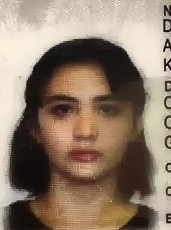
#> input picture data/temp_karen_crop.png, 171 x 230 px
$ python -i identity_manager.py   (imports and definitions only)
#> lines starting #> are read from the running program, lines starting #| are printed output that depends on the picture
### src/config.py
"""
config.py — Configuración Central de KCKY (K.C.K.Y. Studio)
"""

import os
from pathlib import Path
from typing import Optional

# Rutas Base del Repositorio
REPO_ROOT = Path(__file__).resolve().parent.parent
WORKSPACE_ROOT = REPO_ROOT.parent.parent

# Directorios de Datos
DATA_DIR = REPO_ROOT / "data"
UPLOADS_DIR = DATA_DIR / "uploads"
BUFFERS_DIR = DATA_DIR / "buffers"
SESSIONS_DIR = DATA_DIR / "sessions"
PRESETS_DIR = DATA_DIR / "presets"
IDENTITIES_DIR = DATA_DIR / "identities"
MODELS_DIR = REPO_ROOT / "models"
SCRIPTS_DIR = REPO_ROOT / "scripts"
STATIC_DIR = REPO_ROOT / "static"
DB_PATH = DATA_DIR / "kcky.db"

# Repositorios Externos y Modelos
DEEP_LIVE_CAM_DIR = WORKSPACE_ROOT / "repos" / "Deep-Live-Cam"
RITA_DIR = WORKSPACE_ROOT / "repos" / "rita"

# Crear directorios necesarios
for d in [UPLOADS_DIR, BUFFERS_DIR, SESSIONS_DIR, PRESETS_DIR, IDENTITIES_DIR, MODELS_DIR, STATIC_DIR]:
    d.mkdir(parents=True, exist_ok=True)

# Servidor Web
DEFAULT_HOST = "127.0.0.1"
DEFAULT_PORT = 8765

# Presets de Hardware de Cámara
HARDWARE_PERSONAS = {
    "logitech_c920": {
        "name": "Logitech HD Pro Webcam C920",
        "vid": "046D",
        "pid": "082D",
        "label": "Logitech HD Pro Webcam C920",
        "mic_label": "Microphone (Logitech HD Pro Webcam C920)",
        "desc": "Estándar de la industria, menor scoring de riesgo en KYC.",
        # Fingerprint de hardware para evasión anti-bot completa
        "gpu_vendor": "Google Inc. (AMD)",
        "gpu_renderer": "ANGLE (AMD, AMD Radeon(TM) Graphics Direct3D11 vs_5_0 ps_5_0, D3D11)",
        "hardware_concurrency": 8,
        "device_memory": 8,
        "max_touch_points": 0,
        "platform": "Win32",
        "screen_width": 1920,
        "screen_height": 1080,
        "screen_color_depth": 24,
        "pixel_ratio": 1.0,
    },
    "integrated": {
        "name": "Integrated Camera",
        "vid": "04F2",
        "pid": "B614",
        "label": "Integrated Camera (04f2:b614)",
        "mic_label": "Microphone (Realtek(R) Audio)",
        "desc": "Cámara OEM para laptops Windows 10/11.",
        "gpu_vendor": "Google Inc. (Intel)",
        "gpu_renderer": "ANGLE (Intel, Intel(R) UHD Graphics 630 Direct3D11 vs_5_0 ps_5_0, D3D11)",
        "hardware_concurrency": 8,
        "device_memory": 8,
        "max_touch_points": 0,
        "platform": "Win32",
        "screen_width": 1920,
        "screen_height": 1080,
        "screen_color_depth": 24,
        "pixel_ratio": 1.0,
    },
    "hp_wide": {
        "name": "HP Wide Vision HD Camera",
        "vid": "05C8",
        "pid": "03A2",
        "label": "HP Wide Vision HD Camera",
        "mic_label": "Internal Microphone (Conexant ISST Audio)",
        "desc": "Emulación nativa de equipos HP Pavilion / Envy.",
        "gpu_vendor": "Google Inc. (Intel)",
        "gpu_renderer": "ANGLE (Intel, Intel(R) Iris(R) Xe Graphics Direct3D11 vs_5_0 ps_5_0, D3D11)",
        "hardware_concurrency": 12,
        "device_memory": 16,
        "max_touch_points": 10,
        "platform": "Win32",
        "screen_width": 1920,
        "screen_height": 1080,
        "screen_color_depth": 24,
        "pixel_ratio": 1.5,
    }
}


# [54 lines left out: function resolve_media_path, not called in this run]

### src/db.py
"""
db.py — Base de Datos Soberana SQLite para KCKY Studio & Automatización KYC
Maneja la persistencia de identidades, cuentas de plataforma y auditorías biométricas.
"""

import sqlite3
import json
import logging
from pathlib import Path
from typing import Dict, Any, List, Optional
from datetime import datetime, timezone

from src.config import DB_PATH

logger = logging.getLogger("KCKY_DB")


def get_db_connection() -> sqlite3.Connection:
    """Retorna una conexión a SQLite optimizada para concurrencia (WAL mode)."""
    DB_PATH.parent.mkdir(parents=True, exist_ok=True)
    conn = sqlite3.connect(str(DB_PATH), timeout=10.0)
    conn.row_factory = sqlite3.Row
    conn.execute("PRAGMA journal_mode=WAL;")
    conn.execute("PRAGMA synchronous=NORMAL;")
    conn.execute("PRAGMA foreign_keys=ON;")
    return conn


def init_db():
    """Inicializa el esquema de base de datos relacional de KCKY."""
    with get_db_connection() as conn:
        cursor = conn.cursor()

        # 1. Tabla de Identidades Físicas / Documentales
        cursor.execute("""
            CREATE TABLE IF NOT EXISTS identities (
                id TEXT PRIMARY KEY,
                full_name TEXT NOT NULL,
                curp TEXT,
                birth_date TEXT,
                gender TEXT,
                address TEXT,
                folder_path TEXT NOT NULL,
                front_path TEXT,
                back_path TEXT,
                domicilio_path TEXT,
                crop_path TEXT,
                enhanced_path TEXT,
                arcface_score REAL DEFAULT 0.0,
                metadata_json TEXT,
                created_at DATETIME DEFAULT CURRENT_TIMESTAMP,
                updated_at DATETIME DEFAULT CURRENT_TIMESTAMP
            )
        """)
        cursor.execute("CREATE INDEX IF NOT EXISTS idx_identities_name ON identities(full_name);")
        cursor.execute("CREATE INDEX IF NOT EXISTS idx_identities_curp ON identities(curp);")

        # 2. Tabla de Cuentas de Plataforma (BetMexico / Otros)
        cursor.execute("""
            CREATE TABLE IF NOT EXISTS accounts (
                id TEXT PRIMARY KEY,
                identity_id TEXT,
                platform TEXT DEFAULT 'BetMexico',
                username TEXT,
                email TEXT,
                phone TEXT,
                status TEXT DEFAULT 'CREATED',
                error_detail TEXT,
                created_at DATETIME DEFAULT CURRENT_TIMESTAMP,
                updated_at DATETIME DEFAULT CURRENT_TIMESTAMP,
                FOREIGN KEY (identity_id) REFERENCES identities(id) ON DELETE SET NULL
            )
        """)
        cursor.execute("CREATE INDEX IF NOT EXISTS idx_accounts_status ON accounts(status);")
        cursor.execute("CREATE INDEX IF NOT EXISTS idx_accounts_identity ON accounts(identity_id);")

        # 3. Tabla de Sesiones y Auditorías de Verificación KYC
        cursor.execute("""
            CREATE TABLE IF NOT EXISTS kyc_sessions (
                id TEXT PRIMARY KEY,
                account_id TEXT,
                identity_id TEXT,
                preset_used TEXT,
                similarity_score REAL DEFAULT 0.0,
                outcome TEXT DEFAULT 'PENDING',
                failure_reason TEXT,
                output_video_path TEXT,
                output_y4m_path TEXT,
                created_at DATETIME DEFAULT CURRENT_TIMESTAMP,
                FOREIGN KEY (account_id) REFERENCES accounts(id) ON DELETE SET NULL,
                FOREIGN KEY (identity_id) REFERENCES identities(id) ON DELETE CASCADE
            )
        """)
        cursor.execute("CREATE INDEX IF NOT EXISTS idx_kyc_identity ON kyc_sessions(identity_id);")
        conn.commit()


# Inicializar automáticamente al importar
init_db()


# ==============================================================================
# OPERACIONES CRUD — IDENTIDADES
# ==============================================================================

# [175 lines left out: functions upsert_identity, get_identity, list_identities, register_account, update_account_status, get_accounts_by_identity and 1 more, not called in this run]

### src/identity_manager.py
"""
identity_manager.py — Gestor Canónico de Jerarquía de Identidades & Extracción de Datos
Organiza archivos en data/identities/<NOMBRE_COMPLETO>/ (inputs, assets, outputs) y sincroniza con SQLite.
"""

import os
import re
import json
import shutil
import logging
from pathlib import Path
from typing import Dict, Any, Optional, Tuple

import cv2
import numpy as np

from src.config import IDENTITIES_DIR, UPLOADS_DIR
from src.db import upsert_identity, get_identity

logger = logging.getLogger("IdentityManager")


# [19 lines left out: function sanitize_identity_name, not called in this run]


def infer_name_from_path(file_path: str) -> Optional[str]:
    """Infiere el nombre del titular a partir de la estructura de carpetas o nombre de archivo si existe."""
    p = Path(file_path)
    # 1. Si está en una carpeta como "BLANCA ESTRELLA QUINTERO FRIAS"
    parent_name = p.parent.name
    if len(parent_name.split()) >= 2 and not parent_name.startswith("data") and not parent_name.startswith("identities"):
        return parent_name

    # 2. Si el archivo mismo contiene el nombre
    stem = p.stem
    if len(stem.split()) >= 2 or "_" in stem:
        if not stem.startswith("id_card_") and not stem.startswith("crop_") and not stem.startswith("face_"):
            return stem
    return None


def extract_ine_demographics(img_path: str) -> Dict[str, Any]:
    """
    Extrae datos demográficos del frente o reverso de la credencial INE
    (CURP, Nombre, Fecha de Nacimiento, Sexo, Clave de Elector).
    """
#> called with img_path = '../data/temp_karen_crop.png'
    demographics = {
        "full_name": None,
        "curp": None,
        "birth_date": None,
        "gender": None,
        "address": None
    }

    # 1. Inferir nombre por ruta
    inferred_name = infer_name_from_path(img_path)
    if inferred_name:
        demographics["full_name"] = inferred_name.replace("_", " ").title()

    # 2. Extracción mediante OCR y Regex si Tesseract o EasyOCR están disponibles
    try:
        # Búsqueda de CURP por patrón regex en imagen
        import pytesseract
        img = cv2.imread(img_path)
#> img is the input picture: shape (230, 171, 3); mean B, G, R 106.4, 124.1, 142.8
        if img is not None:
            gray = cv2.cvtColor(img, cv2.COLOR_BGR2GRAY)
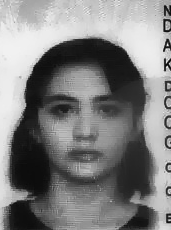
#> gray: shape (230, 171); min 9, max 242, mean 127.7
            # Denoise y threshold adaptativo para OCR
            thresh = cv2.adaptiveThreshold(gray, 255, cv2.ADAPTIVE_THRESH_GAUSSIAN_C, cv2.THRESH_BINARY, 11, 2)
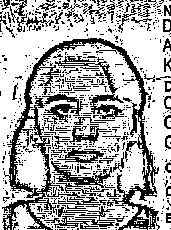
#> thresh: shape (230, 171); 67.7% white; black in thin lines or dots
#> (the run stopped early here; a loop or call above may not have finished)
